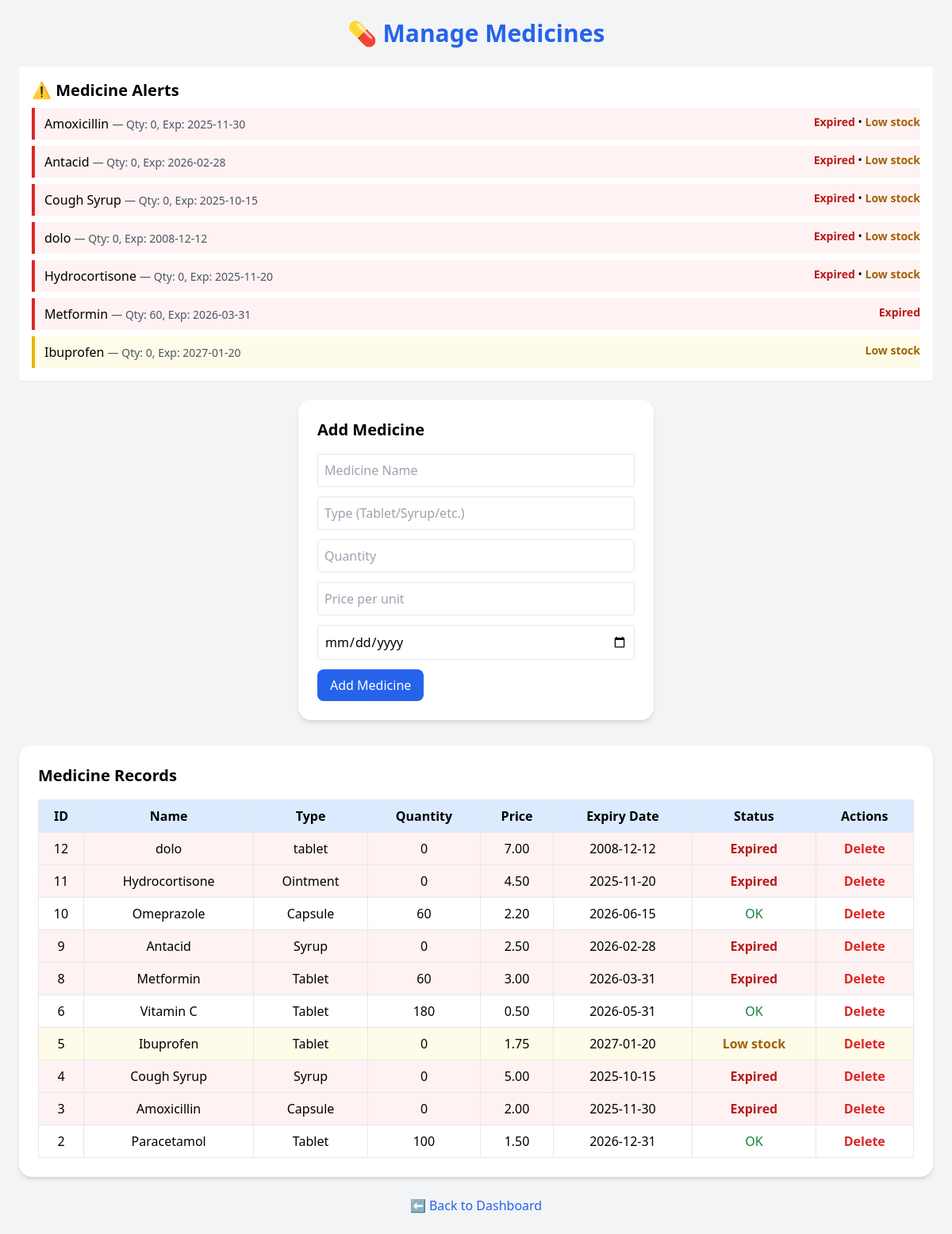
The page /medicines.php (signed in) on the database its author committed.
### tables this page shows
CREATE TABLE `medicines` (
  `medicine_id` int(11) NOT NULL AUTO_INCREMENT,
  `name` varchar(100) DEFAULT NULL,
  `type` varchar(50) DEFAULT NULL,
  `quantity` int(11) DEFAULT NULL,
  `expiry_date` date DEFAULT NULL,
  `price` decimal(10,2) NOT NULL DEFAULT 0.00,
  PRIMARY KEY (`medicine_id`)
);

### medicines.php (the view, shortened to what this page needs)
<?php
include('db_connect.php');
$LOW_STOCK_THRESHOLD = 10;
$NEAR_EXPIRY_DAYS = 30;
$today = date('Y-m-d');
$near_expiry_date = date('Y-m-d', strtotime("+$NEAR_EXPIRY_DAYS days"));
$alerts = $conn->query("
    SELECT medicine_id, name, quantity, expiry_date,
      (expiry_date IS NOT NULL AND expiry_date <= '$today') AS is_expired,
      (expiry_date IS NOT NULL AND expiry_date > '$today' AND expiry_date <= '$near_expiry_date') AS is_near_expiry,
      (quantity <= $LOW_STOCK_THRESHOLD) AS is_low_stock
    FROM medicines
    WHERE (expiry_date IS NOT NULL AND expiry_date <= '$near_expiry_date')
       OR quantity <= $LOW_STOCK_THRESHOLD
    ORDER BY is_expired DESC, is_near_expiry DESC, is_low_stock DESC, name ASC
") or die($conn->error);
$result = $conn->query("SELECT * FROM medicines ORDER BY medicine_id DESC") or die($conn->error);
?>
<!DOCTYPE html>
<html lang="en">
<head>
<script src="https://cdn.tailwindcss.com"></script>
</head>
<body class="bg-gray-100 p-6">
<h1 class="text-3xl font-bold text-center text-blue-600 mb-6">💊 Manage Medicines</h1>
<div class="max-w-6xl mx-auto mb-6">
  <?php if ($alerts && $alerts->num_rows > 0): ?>
    <div class="bg-white p-4 rounded shadow-sm">
      <h2 class="text-xl font-semibold mb-2">⚠ Medicine Alerts</h2>
      <ul class="space-y-2">
        <?php while($a = $alerts->fetch_assoc()):
            $msgs = [];
            if ($a['is_expired']) $msgs[] = "<span class='font-bold text-red-700'>Expired</span>";
            if ($a['is_low_stock']) $msgs[] = "<span class='font-semibold text-yellow-700'>Low stock</span>";
        ?>
          <li class="border-l-4 pl-3 py-2 <?=
                $a['is_expired'] ? 'bg-red-50 border-red-600' :
                ($a['is_near_expiry'] ? 'bg-orange-50 border-orange-500' : 'bg-yellow-50 border-yellow-500')
              ?>">
            <div class="flex justify-between items-start">
              <div>
                <span class="font-medium"><?= htmlspecialchars($a['name']) ?></span>
                <span class="text-sm text-gray-600"> — Qty: <?= (int)$a['quantity'] ?>, Exp: <?= $a['expiry_date'] ?? 'N/A' ?></span>
              </div>
              <div class="text-sm"><?= implode(' • ', $msgs) ?></div>
            </div>
          </li>
        <?php endwhile; ?>
      </ul>
    </div>
  <?php else: ?>
    <div class="bg-green-50 border-l-4 border-green-500 p-3 rounded mb-4">
      <strong class="text-green-700">All medicines OK — no low stock or near expiry within <?= $NEAR_EXPIRY_DAYS ?> days.</strong>
    </div>
  <?php endif; ?>
</div>
<form method="POST" class="bg-white p-6 rounded-2xl shadow-md max-w-md mx-auto mb-8">
    <h2 class="text-xl font-semibold mb-4">Add Medicine</h2>
    <input type="text" name="name" placeholder="Medicine Name" required class="w-full p-2 mb-3 border rounded">
    <input type="text" name="type" placeholder="Type (Tablet/Syrup/etc.)" required class="w-full p-2 mb-3 border rounded">
    <input type="number" name="quantity" placeholder="Quantity" required class="w-full p-2 mb-3 border rounded">
    <input type="number" step="0.01" name="price" placeholder="Price per unit" required class="w-full p-2 mb-3 border rounded">
    <input type="date" name="expiry_date" placeholder="Expiry Date" class="w-full p-2 mb-3 border rounded">
    <button type="submit" name="add_medicine" class="bg-blue-600 text-white px-4 py-2 rounded-lg hover:bg-blue-700">
        Add Medicine
    </button>
</form>
<div class="bg-white p-6 rounded-2xl shadow-md max-w-6xl mx-auto">
    <h2 class="text-xl font-semibold mb-4">Medicine Records</h2>
    <table class="w-full border-collapse text-center">
        <thead>
        <tr class="bg-blue-100">
            <th class="border p-2">ID</th>
            <th class="border p-2">Name</th>
            <th class="border p-2">Type</th>
            <th class="border p-2">Quantity</th>
            <th class="border p-2">Price</th>
            <th class="border p-2">Expiry Date</th>
            <th class="border p-2">Status</th>
            <th class="border p-2">Actions</th>
        </tr>
        </thead>
        <tbody>
        <?php while($row = $result->fetch_assoc()):
            $row_expired = ($row['expiry_date'] !== null && $row['expiry_date'] <= $today);
            $row_near = ($row['expiry_date'] !== null && $row['expiry_date'] > $today && $row['expiry_date'] <= $near_expiry_date);
            $row_low = ($row['quantity'] <= $LOW_STOCK_THRESHOLD);
            $row_class = '';
            if ($row_expired) $row_class = 'bg-red-50';
            elseif ($row_near || $row_low) $row_class = 'bg-yellow-50';
        ?>
        <tr class="<?= $row_class ?>">
            <td class="border p-2"><?= (int)$row['medicine_id'] ?></td>
            <td class="border p-2"><?= htmlspecialchars($row['name']) ?></td>
            <td class="border p-2"><?= htmlspecialchars($row['type']) ?></td>
            <td class="border p-2"><?= (int)$row['quantity'] ?></td>
            <td class="border p-2"><?= number_format((float)$row['price'],2) ?></td>
            <td class="border p-2"><?= $row['expiry_date'] ?? 'N/A' ?></td>
            <td class="border p-2">
                <?php
                  if ($row_expired) echo "<span class='text-red-700 font-semibold'>Expired</span>";
                  elseif ($row_near) echo "<span class='text-orange-600 font-semibold'>Near expiry</span>";
                  elseif ($row_low) echo "<span class='text-yellow-700 font-semibold'>Low stock</span>";
                  else echo "<span class='text-green-700 font-medium'>OK</span>";
                ?>
            </td>
            <td class="border p-2">
                <a href="?delete=<?= (int)$row['medicine_id'] ?>" class="text-red-600 font-semibold hover:underline" onclick="return confirm('Delete this medicine?')">Delete</a>
            </td>
        </tr>
        <?php endwhile; ?>
        </tbody>
    </table>
</div>
<div class="text-center mt-6">
    <a href="index.php" class="text-blue-600 hover:underline">⬅ Back to Dashboard</a>
</div>
</body>
</html>

### rows shown on the page
medicines: name "Amoxicillin", quantity "0", expiry_date "2025-11-30", msgs "•", medicine_id "3", type "Capsule", price "2.00", shows "Expired"
medicines: name "Antacid", quantity "0", expiry_date "2026-02-28", msgs "•", medicine_id "9", type "Syrup", price "2.50", shows "Expired"
medicines: name "Cough Syrup", quantity "0", expiry_date "2025-10-15", msgs "•", medicine_id "4", type "Syrup", price "5.00", shows "Expired"
medicines: name "dolo", quantity "0", expiry_date "2008-12-12", msgs "•", medicine_id "12", type "tablet", price "7.00", shows "Expired"
medicines: name "Hydrocortisone", quantity "0", expiry_date "2025-11-20", msgs "•", medicine_id "11", type "Ointment", price "4.50", shows "Expired"
medicines: name "Metformin", quantity "60", expiry_date "2026-03-31", medicine_id "8", type "Tablet", price "3.00", shows "Expired"
medicines: name "Ibuprofen", quantity "0", expiry_date "2027-01-20", medicine_id "5", type "Tablet", price "1.75", shows "Low stock"
medicines: medicine_id "10", name "Omeprazole", type "Capsule", quantity "60", price "2.20", expiry_date "2026-06-15", shows "OK"
medicines: medicine_id "6", name "Vitamin C", type "Tablet", quantity "180", price "0.50", expiry_date "2026-05-31", shows "OK"
medicines: medicine_id "2", name "Paracetamol", type "Tablet", quantity "100", price "1.50", expiry_date "2026-12-31", shows "OK"
